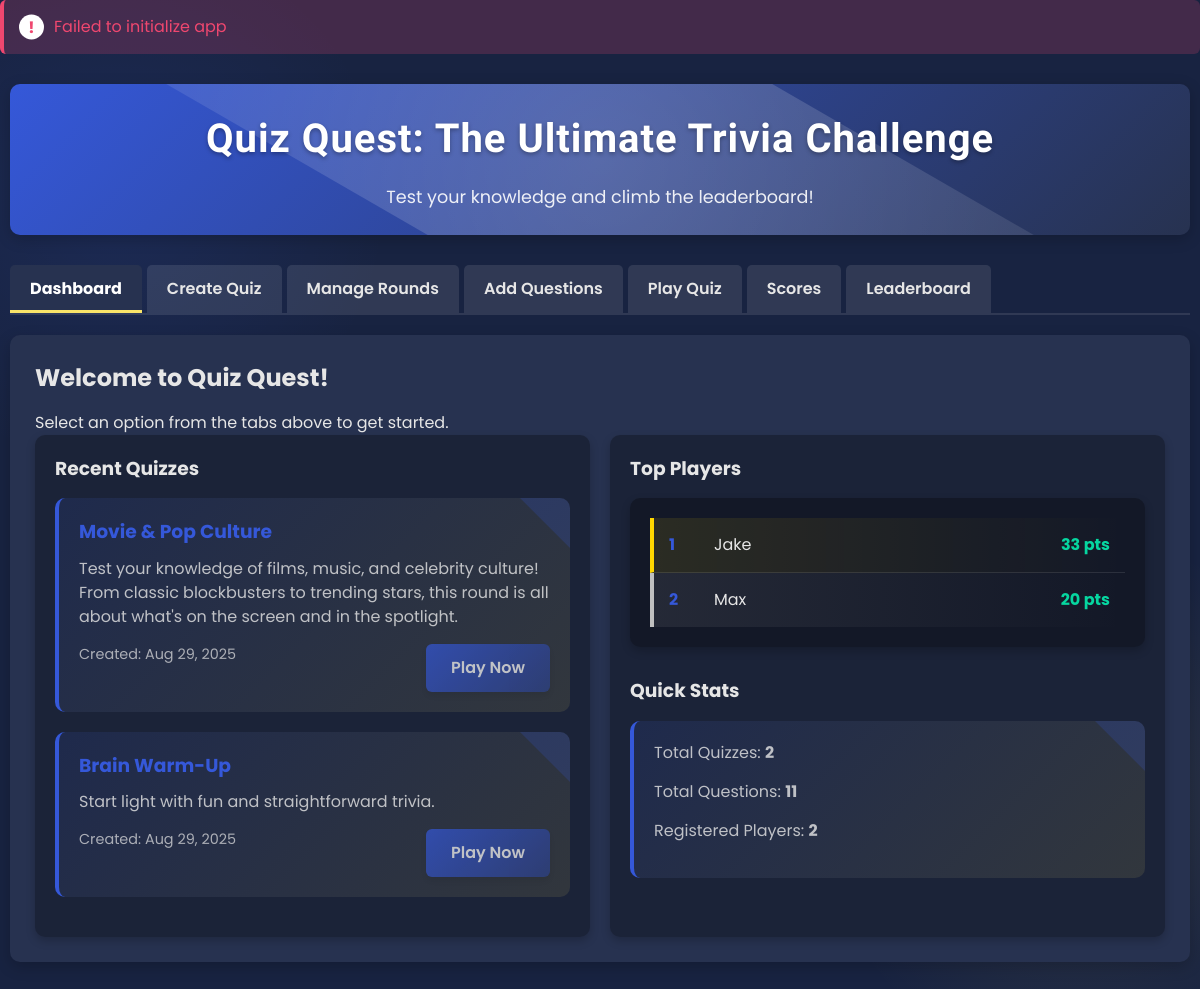
The app's page /, older data.
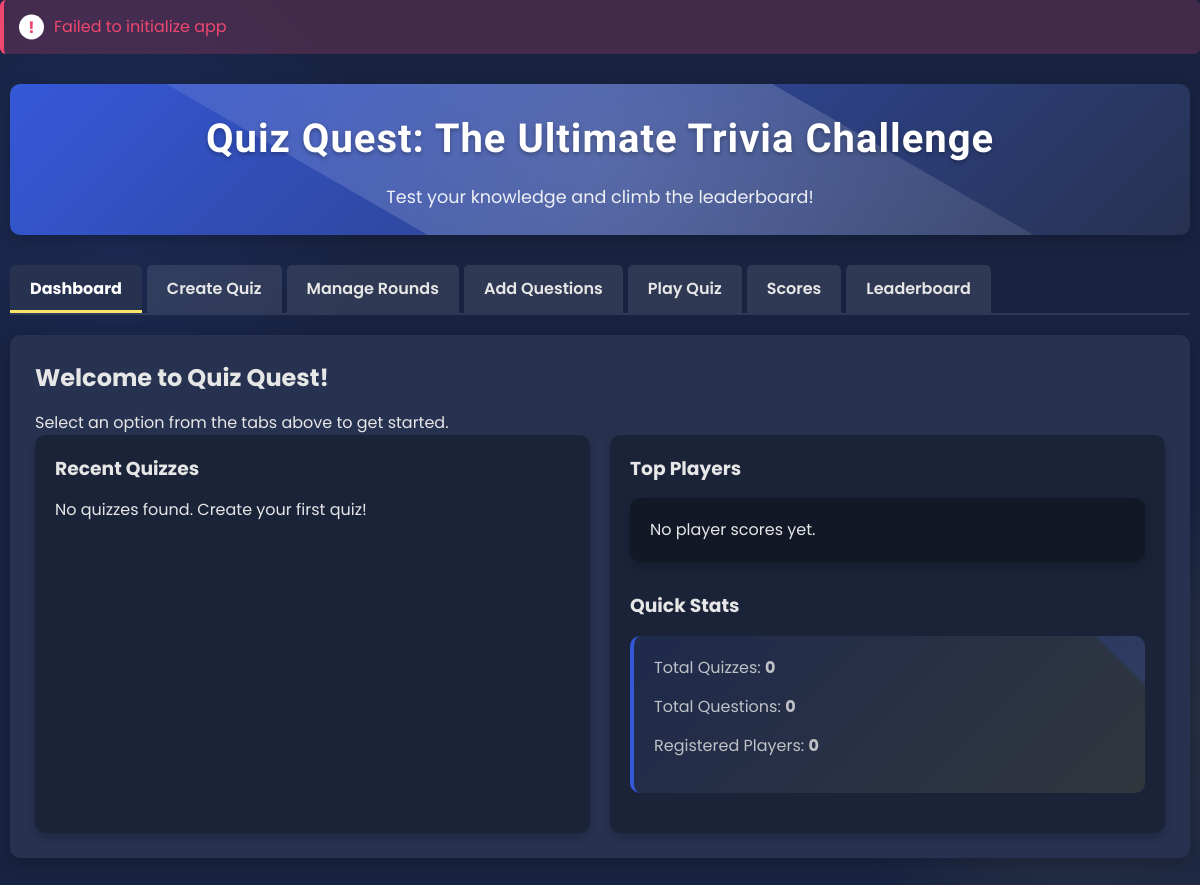
The same page, newer data.
### tables this page shows
CREATE TABLE quizzes (
    quiz_id INT AUTO_INCREMENT PRIMARY KEY,
    title VARCHAR(100) NOT NULL,
    description TEXT,
    created_at TIMESTAMP DEFAULT CURRENT_TIMESTAMP
);

### index.php (the view, shortened to what this page needs)
<?php
include 'config.php';
?>
<!DOCTYPE html>
<html lang="en">
<head>
    <link rel="stylesheet" href="style.css">
</head>
<body>
    <div class="container">
        <header>
            <h1>Quiz Quest: The Ultimate Trivia Challenge</h1>
            <p>Test your knowledge and climb the leaderboard!</p>
        </header>
        <ul class="nav-tabs">
            <li><a href="#dashboard" class="active">Dashboard</a></li>
            <li><a href="#create-quiz">Create Quiz</a></li>
            <li><a href="#manage-rounds">Manage Rounds</a></li>
            <li><a href="#add-questions">Add Questions</a></li>
            <li><a href="#play-quiz">Play Quiz</a></li>
            <li><a href="#scores">Scores</a></li>
            <li><a href="#leaderboard">Leaderboard</a></li>
        </ul>
        <div id="dashboard" class="tab-content active">
            <h2>Welcome to Quiz Quest!</h2>
            <p>Select an option from the tabs above to get started.</p>
            <div class="flex-container">
                <div class="flex-item">
                    <h3>Recent Quizzes</h3>
                    <?php
                    $sql = "SELECT * FROM quizzes ORDER BY created_at DESC LIMIT 5";
                    $result = $conn->query($sql);
                    if ($result->num_rows > 0) {
                        while($row = $result->fetch_assoc()) {
                            echo '<div class="quiz-card" data-tab="play-quiz" data-quiz-id="' . $row['quiz_id'] . '">';
                            echo '<h3>' . htmlspecialchars($row['title']) . '</h3>';
                            echo '<p>' . htmlspecialchars($row['description']) . '</p>';
                            echo '<div class="meta">';
                            echo '<span>Created: ' . date('M d, Y', strtotime($row['created_at'])) . '</span>';
                            echo '<span class="btn">Play Now</span>';
                            echo '</div>';
                            echo '</div>';
                        }
                    } else {
                        echo '<p>No quizzes found. Create your first quiz!</p>';
                    }
                    ?>
                </div>
                <div class="flex-item">
                    <h3>Top Players</h3>
                    <div class="leaderboard">
                        <?php
                        $sql = "SELECT p.username, SUM(ps.points_earned) as total_score
                                FROM player_scores ps
                                JOIN players p ON ps.player_id = p.player_id
                                GROUP BY p.player_id
                                ORDER BY total_score DESC
                                LIMIT 5";
                        $result = $conn->query($sql);
                        if ($result->num_rows > 0) {
                            $rank = 1;
                            while($row = $result->fetch_assoc()) {
                                echo '<div class="leaderboard-item">';
                                echo '<span class="leaderboard-rank">' . $rank . '</span>';
                                echo '<span class="leaderboard-name">' . htmlspecialchars($row['username']) . '</span>';
                                echo '<span class="leaderboard-score">' . $row['total_score'] . ' pts</span>';
                                echo '</div>';
                                $rank++;
                            }
                        } else {
                            echo '<p>No player scores yet.</p>';
                        }
                        ?>
                    </div>
                    <h3 style="margin-top: 30px;">Quick Stats</h3>
                    <div class="quiz-card">
                        <?php
                        $sql = "SELECT COUNT(*) as total_quizzes FROM quizzes";
                        $result = $conn->query($sql);
                        $total_quizzes = $result->fetch_assoc()['total_quizzes'];
                        $sql = "SELECT COUNT(*) as total_questions FROM questions";
                        $result = $conn->query($sql);
                        $total_questions = $result->fetch_assoc()['total_questions'];
                        $sql = "SELECT COUNT(*) as total_players FROM players";
                        $result = $conn->query($sql);
                        $total_players = $result->fetch_assoc()['total_players'];
                        ?>
                        <p>Total Quizzes: <strong><?php echo $total_quizzes; ?></strong></p>
                        <p>Total Questions: <strong><?php echo $total_questions; ?></strong></p>
                        <p>Registered Players: <strong><?php echo $total_players; ?></strong></p>
                    </div>
                </div>
            </div>
        </div>
    </div>
</body>
</html>

Row changes from the older to the newer data that the page shows:
removed quizzes: title "Movie & Pop Culture", description "Test your knowledge of films, music, and celebrity culture! From classic blockbusters to trending stars, this round is all about what's on the screen and in the spotlight.", created_at "Aug 29, 2025"
removed quizzes: title "Brain Warm-Up", description "Start light with fun and straightforward trivia.", created_at "Aug 29, 2025"
Text that changed along with them:
$total_quizzes: "2" → "0"
$total_questions: "11" → "0"
$total_players: "2" → "0"
text now shown: "No quizzes found. Create your first quiz! No player scores yet."
list line gone: "1 Jake 33 pts"
list line gone: "2 Max 20 pts"
